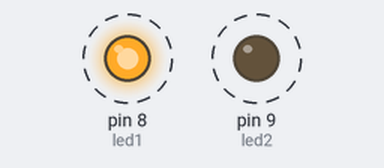
Bench run of a sketch on a simulated Arduino Uno, built with avr-gcc and run on an emulated ATmega328P. Shown: output pins drawn as LEDs (lit = HIGH). Dashed ring = blinking.

Above: at 0.2 s.
Timing chart, 0 to 4.6 s (numbered marks = the images above):
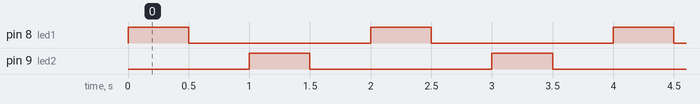

Measured:
- by itself, pin 8 (led1), pin 9 (led2): alternates HIGH for 0.50 s and LOW for 1.5 s
- by itself, everything shown: repeats every 2.0 s, in 4 steps

The sketch:

_1.1_arduino_ejemplo_basico.ino
```cpp
int led1=8,led2=9;//declaramos pines 8 y 9
void setup() {
pinMode(led1,OUTPUT);//declaramos los pin como salida digital (OUTPUT)
pinMode(led2,OUTPUT);
}

void loop() {
digitalWrite(led1,HIGH);//encendemos el primer led(HIGH)
delay(500);//esperamos medio segundo
digitalWrite(led1,LOW);//apagamos el primer led (LOW)
delay(500);//esperamos medio segundo
digitalWrite(led2,HIGH);//encendemos el segundo led
delay(500);//esperamos medio segundo
digitalWrite(led2,LOW);//encendemos el segundo led
delay(500);//esperamos medio segundo
}
```
